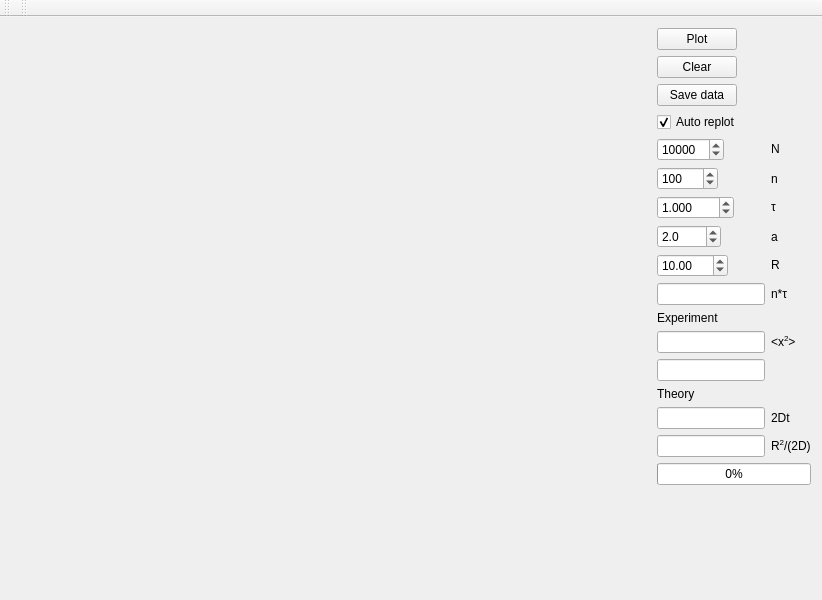
<?xml version="1.0" encoding="UTF-8"?>
<ui version="4.0">
 <class>MainWindow</class>
 <widget class="QMainWindow" name="MainWindow">
  <property name="geometry">
   <rect>
    <x>0</x>
    <y>0</y>
    <width>822</width>
    <height>600</height>
   </rect>
  </property>
  <property name="windowTitle">
   <string>MainWindow</string>
  </property>
  <widget class="QWidget" name="centralWidget">
   <layout class="QHBoxLayout" name="horizontalLayout">
    <item>
     <widget class="QCustomPlot" name="widget" native="true">
      <property name="sizePolicy">
       <sizepolicy hsizetype="Preferred" vsizetype="Preferred">
        <horstretch>1</horstretch>
        <verstretch>0</verstretch>
       </sizepolicy>
      </property>
     </widget>
    </item>
    <item>
     <layout class="QFormLayout" name="formLayout">
      <property name="formAlignment">
       <set>Qt::AlignLeading|Qt::AlignLeft|Qt::AlignTop</set>
      </property>
      <item row="0" column="0">
       <widget class="QPushButton" name="pushButton">
        <property name="text">
         <string>Plot</string>
        </property>
       </widget>
      </item>
      <item row="1" column="0">
       <widget class="QPushButton" name="pushButton_2">
        <property name="text">
         <string>Clear</string>
        </property>
       </widget>
      </item>
      <item row="3" column="0">
       <widget class="QCheckBox" name="checkBox">
        <property name="text">
         <string>Auto replot</string>
        </property>
        <property name="checked">
         <bool>true</bool>
        </property>
        <property name="tristate">
         <bool>false</bool>
        </property>
       </widget>
      </item>
      <item row="4" column="0">
       <widget class="QDoubleSpinBox" name="doubleSpinBox_2">
        <property name="decimals">
         <number>0</number>
        </property>
        <property name="minimum">
         <double>0.000000000000000</double>
        </property>
        <property name="maximum">
         <double>100000000.000000000000000</double>
        </property>
        <property name="singleStep">
         <double>1.000000000000000</double>
        </property>
        <property name="value">
         <double>10000.000000000000000</double>
        </property>
       </widget>
      </item>
      <item row="4" column="1">
       <widget class="QLabel" name="label_2">
        <property name="text">
         <string>&lt;html&gt;&lt;head/&gt;&lt;body&gt;&lt;p&gt;N&lt;/p&gt;&lt;/body&gt;&lt;/html&gt;</string>
        </property>
        <property name="buddy">
         <cstring>doubleSpinBox_2</cstring>
        </property>
       </widget>
      </item>
      <item row="5" column="0">
       <widget class="QDoubleSpinBox" name="doubleSpinBox_4">
        <property name="decimals">
         <number>0</number>
        </property>
        <property name="minimum">
         <double>0.000000000000000</double>
        </property>
        <property name="maximum">
         <double>10000.000000000000000</double>
        </property>
        <property name="singleStep">
         <double>1.000000000000000</double>
        </property>
        <property name="value">
         <double>100.000000000000000</double>
        </property>
       </widget>
      </item>
      <item row="5" column="1">
       <widget class="QLabel" name="label_3">
        <property name="text">
         <string>n</string>
        </property>
       </widget>
      </item>
      <item row="6" column="0">
       <widget class="QDoubleSpinBox" name="doubleSpinBox_3">
        <property name="decimals">
         <number>3</number>
        </property>
        <property name="minimum">
         <double>0.000000000000000</double>
        </property>
        <property name="maximum">
         <double>1000.000000000000000</double>
        </property>
        <property name="singleStep">
         <double>1.000000000000000</double>
        </property>
        <property name="value">
         <double>1.000000000000000</double>
        </property>
       </widget>
      </item>
      <item row="6" column="1">
       <widget class="QLabel" name="label_4">
        <property name="text">
         <string>&lt;html&gt;&lt;head/&gt;&lt;body&gt;&lt;p&gt;τ&lt;/p&gt;&lt;/body&gt;&lt;/html&gt;</string>
        </property>
       </widget>
      </item>
      <item row="7" column="0">
       <widget class="QDoubleSpinBox" name="DSB_a">
        <property name="decimals">
         <number>1</number>
        </property>
        <property name="minimum">
         <double>0.000000000000000</double>
        </property>
        <property name="maximum">
         <double>1000.000000000000000</double>
        </property>
        <property name="singleStep">
         <double>1.000000000000000</double>
        </property>
        <property name="value">
         <double>2.000000000000000</double>
        </property>
       </widget>
      </item>
      <item row="7" column="1">
       <widget class="QLabel" name="label">
        <property name="text">
         <string>a</string>
        </property>
        <property name="buddy">
         <cstring>DSB_a</cstring>
        </property>
       </widget>
      </item>
      <item row="8" column="0">
       <widget class="QDoubleSpinBox" name="doubleSpinBox_6">
        <property name="maximum">
         <double>1000.000000000000000</double>
        </property>
        <property name="value">
         <double>10.000000000000000</double>
        </property>
       </widget>
      </item>
      <item row="8" column="1">
       <widget class="QLabel" name="label_5">
        <property name="text">
         <string>&lt;html&gt;&lt;head/&gt;&lt;body&gt;&lt;p&gt;R&lt;/p&gt;&lt;/body&gt;&lt;/html&gt;</string>
        </property>
       </widget>
      </item>
      <item row="9" column="0">
       <widget class="QLineEdit" name="lineEdit_5"/>
      </item>
      <item row="9" column="1">
       <widget class="QLabel" name="label_13">
        <property name="text">
         <string>&lt;html&gt;&lt;head/&gt;&lt;body&gt;&lt;p&gt;n*τ&lt;/p&gt;&lt;/body&gt;&lt;/html&gt;</string>
        </property>
       </widget>
      </item>
      <item row="10" column="0">
       <widget class="QLabel" name="label_6">
        <property name="text">
         <string>Experiment</string>
        </property>
       </widget>
      </item>
      <item row="11" column="0">
       <widget class="QLineEdit" name="lineEdit"/>
      </item>
      <item row="11" column="1">
       <widget class="QLabel" name="label_8">
        <property name="text">
         <string>&lt;html&gt;&lt;head/&gt;&lt;body&gt;&lt;p&gt;&amp;lt;x&lt;span style=&quot; vertical-align:super;&quot;&gt;2&lt;/span&gt;&amp;gt;&lt;/p&gt;&lt;/body&gt;&lt;/html&gt;</string>
        </property>
       </widget>
      </item>
      <item row="12" column="0">
       <widget class="QLineEdit" name="lineEdit_2"/>
      </item>
      <item row="12" column="1">
       <widget class="QLabel" name="label_9">
        <property name="text">
         <string>&lt;t&gt;</string>
        </property>
       </widget>
      </item>
      <item row="13" column="0">
       <widget class="QLabel" name="label_10">
        <property name="text">
         <string>Theory</string>
        </property>
       </widget>
      </item>
      <item row="14" column="0">
       <widget class="QLineEdit" name="lineEdit_3"/>
      </item>
      <item row="14" column="1">
       <widget class="QLabel" name="label_11">
        <property name="text">
         <string>2Dt</string>
        </property>
       </widget>
      </item>
      <item row="15" column="0">
       <widget class="QLineEdit" name="lineEdit_4"/>
      </item>
      <item row="15" column="1">
       <widget class="QLabel" name="label_12">
        <property name="text">
         <string>&lt;html&gt;&lt;head/&gt;&lt;body&gt;&lt;p&gt;R&lt;span style=&quot; vertical-align:super;&quot;&gt;2&lt;/span&gt;/(2D)&lt;/p&gt;&lt;/body&gt;&lt;/html&gt;</string>
        </property>
       </widget>
      </item>
      <item row="16" column="0" colspan="2">
       <widget class="QProgressBar" name="progressBar">
        <property name="maximum">
         <number>10000</number>
        </property>
        <property name="value">
         <number>0</number>
        </property>
       </widget>
      </item>
      <item row="2" column="0">
       <widget class="QPushButton" name="pushButton_3">
        <property name="text">
         <string>Save data</string>
        </property>
       </widget>
      </item>
     </layout>
    </item>
   </layout>
  </widget>
  <widget class="QMenuBar" name="menuBar">
   <property name="geometry">
    <rect>
     <x>0</x>
     <y>0</y>
     <width>822</width>
     <height>27</height>
    </rect>
   </property>
  </widget>
  <widget class="QToolBar" name="mainToolBar">
   <attribute name="toolBarArea">
    <enum>TopToolBarArea</enum>
   </attribute>
   <attribute name="toolBarBreak">
    <bool>false</bool>
   </attribute>
  </widget>
  <widget class="QToolBar" name="toolBar">
   <property name="windowTitle">
    <string>toolBar</string>
   </property>
   <attribute name="toolBarArea">
    <enum>TopToolBarArea</enum>
   </attribute>
   <attribute name="toolBarBreak">
    <bool>false</bool>
   </attribute>
  </widget>
 </widget>
 <layoutdefault spacing="6" margin="11"/>
 <customwidgets>
  <customwidget>
   <class>QCustomPlot</class>
   <extends>QWidget</extends>
   <header>qcustomplot.h</header>
   <container>1</container>
  </customwidget>
 </customwidgets>
 <resources/>
 <connections/>
</ui>
